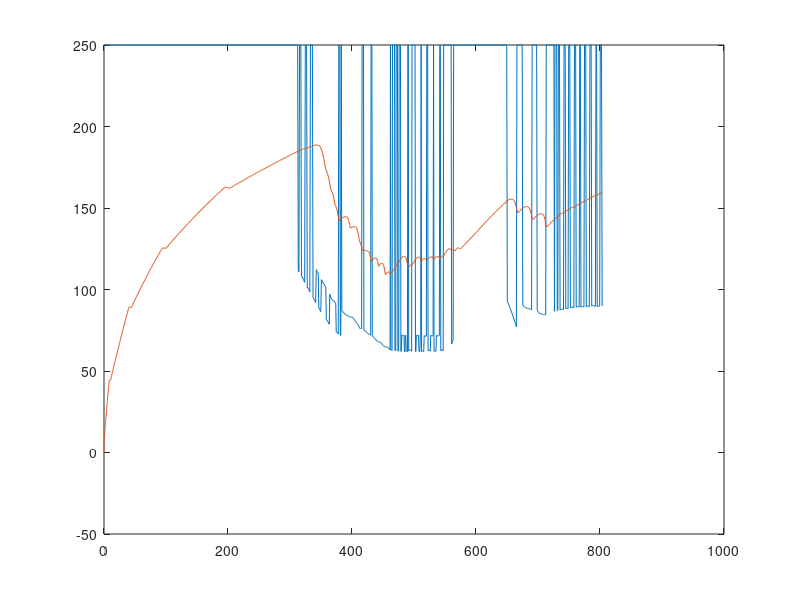

This chart was generated by the following MATLAB code:
file =  fopen('texto.txt');

content = textscan(file, '%f %f %f')
content = cell2mat(content)

target_speed = content(:,1);
speed = content(:,2);
distance = content(:, 3);

figure
plot(distance, target_speed )
hold on
plot(distance, speed)

% f = fopen('target_speed.txt', 'w');
% 
% for v = 1:1:2100
%    x(v) = v;
% end
% 
% format = '%d\n';
% fprintf(f,format, x);